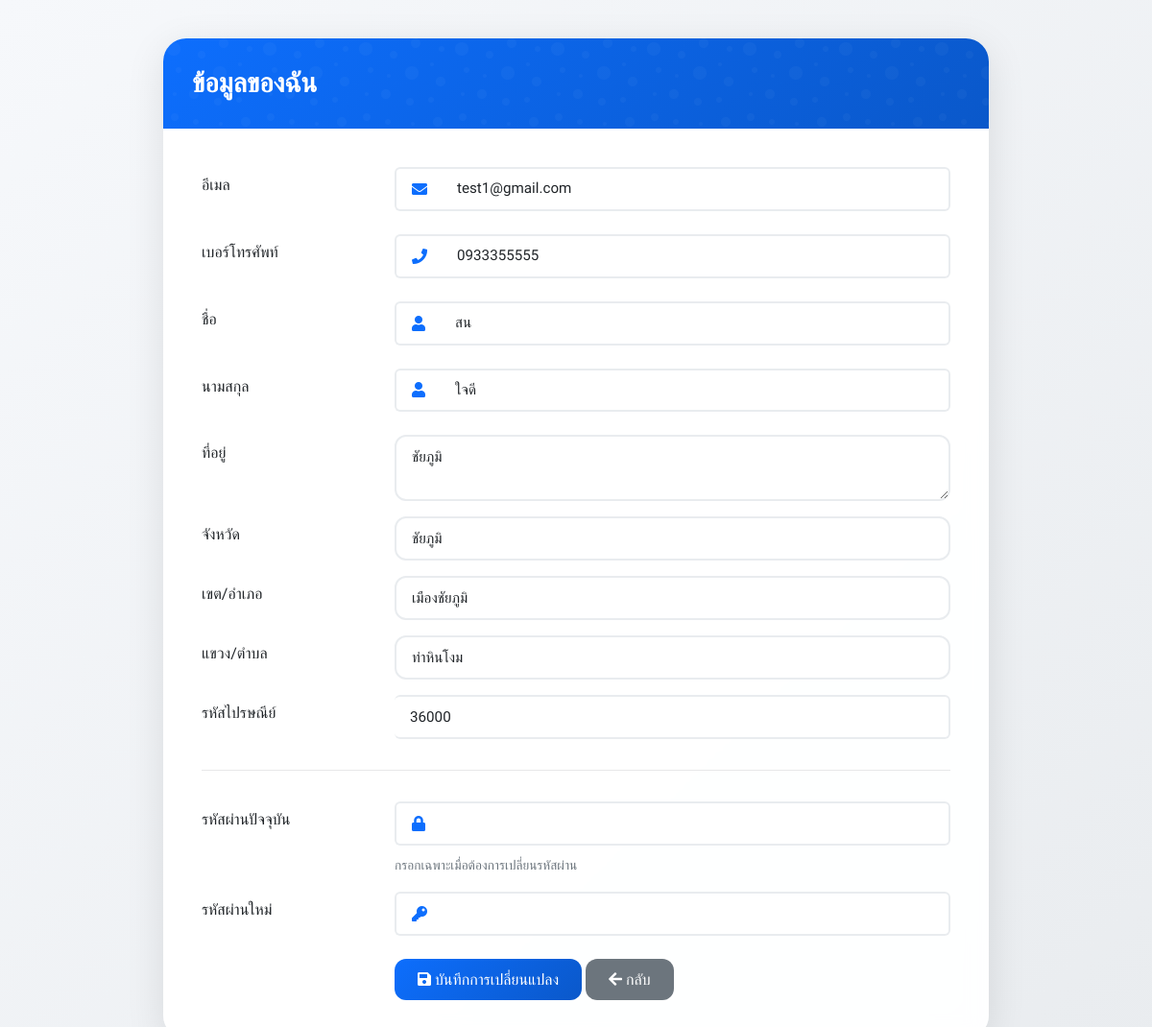
The page /profile.php (signed in) on the database its author committed.
### tables this page shows
CREATE TABLE `users` (
  `user_id` int(11) NOT NULL,
  `email` varchar(100) NOT NULL,
  `password` varchar(255) NOT NULL,
  `phone` varchar(15) DEFAULT NULL,
  `address` text,
  `status` tinyint(1) DEFAULT '2' COMMENT '0=ระงับ, 1=admin, 2=user',
  `created_at` timestamp NOT NULL DEFAULT CURRENT_TIMESTAMP,
  `name` varchar(100) DEFAULT NULL,
  `province` varchar(100) DEFAULT NULL,
  `district` varchar(100) DEFAULT NULL,
  `subdistrict` varchar(100) DEFAULT NULL,
  `zipcode` varchar(5) DEFAULT NULL
);

### profile.php (the view, shortened to what this page needs)
<?php
include 'condb.php';
$user_id = $_SESSION['user_id'];
$sql = "SELECT * FROM users WHERE user_id = ?";
$stmt = $conn->prepare($sql);
$stmt->bind_param("i", $user_id);
$stmt->execute();
$result = $stmt->get_result();
$user = $result->fetch_assoc();
$full_name = $user['name'] ?? '';
$name_parts = explode(' ', $full_name, 2);
$first_name = $name_parts[0] ?? '';
$last_name = $name_parts[1] ?? '';
?>
<!DOCTYPE html>
<html lang="th">
<head>
    <link href="bootstrap/css/bootstrap.min.css" rel="stylesheet">
    <link rel="stylesheet" href="https://cdnjs.cloudflare.com/ajax/libs/font-awesome/5.15.4/css/all.min.css">
</head>
<body>
    <div class="container">
        <div class="profile-container">
            <div class="card">
                <div class="card-header">
                    <h4 class="mb-0">ข้อมูลของฉัน</h4>
                </div>
                <div class="card-body">
                    <form method="POST" action="">
                        <div class="row mb-3">
                            <label class="col-sm-3 col-form-label">อีเมล</label>
                            <div class="col-sm-9">
                                <div class="input-group">
                                    <span class="input-group-text">
                                        <i class="fas fa-envelope"></i>
                                    </span>
                                    <input type="email" class="form-control" name="email"
                                           value="<?= htmlspecialchars($user['email']) ?>" required>
                                </div>
                            </div>
                        </div>
                        <div class="row mb-3">
                            <label class="col-sm-3 col-form-label">เบอร์โทรศัพท์</label>
                            <div class="col-sm-9">
                                <div class="input-group">
                                    <span class="input-group-text">
                                        <i class="fas fa-phone"></i>
                                    </span>
                                    <input type="tel" class="form-control" name="phone"
                                           value="<?= htmlspecialchars($user['phone']) ?>">
                                </div>
                            </div>
                        </div>
                        <div class="row mb-3">
                            <label class="col-sm-3 col-form-label">ชื่อ</label>
                            <div class="col-sm-9">
                                <div class="input-group">
                                    <span class="input-group-text">
                                        <i class="fas fa-user"></i>
                                    </span>
                                    <input type="text" class="form-control" name="first_name"
                                           value="<?= htmlspecialchars($first_name) ?>" required>
                                </div>
                            </div>
                        </div>
                        <div class="row mb-3">
                            <label class="col-sm-3 col-form-label">นามสกุล</label>
                            <div class="col-sm-9">
                                <div class="input-group">
                                    <span class="input-group-text">
                                        <i class="fas fa-user"></i>
                                    </span>
                                    <input type="text" class="form-control" name="last_name"
                                           value="<?= htmlspecialchars($last_name) ?>" required>
                                </div>
                            </div>
                        </div>
                        <div class="row mb-3">
                            <label class="col-sm-3 col-form-label">ที่อยู่</label>
                            <div class="col-sm-9">
                                <textarea class="form-control" name="address" rows="2"><?= htmlspecialchars($user['address'] ?? '') ?></textarea>
                            </div>
                        </div>
                        <div class="row mb-3">
                            <label class="col-sm-3 col-form-label">จังหวัด</label>
                            <div class="col-sm-9">
                                <select class="form-control" name="province" id="province">
                                    <?php if (!empty($user['province'])): ?>
                                        <option value="<?= htmlspecialchars($user['province']) ?>" selected>
                                            <?= htmlspecialchars($user['province']) ?>
                                        </option>
                                    <?php endif; ?>
                                </select>
                            </div>
                        </div>
                        <div class="row mb-3">
                            <label class="col-sm-3 col-form-label">เขต/อำเภอ</label>
                            <div class="col-sm-9">
                                <select class="form-control" name="district" id="district">
                                    <?php if (!empty($user['district'])): ?>
                                        <option value="<?= htmlspecialchars($user['district']) ?>" selected>
                                            <?= htmlspecialchars($user['district']) ?>
                                        </option>
                                    <?php endif; ?>
                                </select>
                            </div>
                        </div>
                        <div class="row mb-3">
                            <label class="col-sm-3 col-form-label">แขวง/ตำบล</label>
                            <div class="col-sm-9">
                                <select class="form-control" name="subdistrict" id="subdistrict">
                                    <?php if (!empty($user['subdistrict'])): ?>
                                        <option value="<?= htmlspecialchars($user['subdistrict']) ?>" selected>
                                            <?= htmlspecialchars($user['subdistrict']) ?>
                                        </option>
                                    <?php endif; ?>
                                </select>
                            </div>
                        </div>
                        <div class="row mb-3">
                            <label class="col-sm-3 col-form-label">รหัสไปรษณีย์</label>
                            <div class="col-sm-9">
                                <input type="text" class="form-control" name="zipcode" id="zipcode"
                                       value="<?= htmlspecialchars($user['zipcode'] ?? '') ?>" readonly>
                            </div>
                        </div>
                        <hr>
                        <div class="row mb-3">
                            <label class="col-sm-3 col-form-label">รหัสผ่านปัจจุบัน</label>
                            <div class="col-sm-9">
                                <div class="input-group">
                                    <span class="input-group-text">
                                        <i class="fas fa-lock"></i>
                                    </span>
                                    <input type="password" class="form-control" name="current_password">
                                </div>
                                <small class="text-muted">กรอกเฉพาะเมื่อต้องการเปลี่ยนรหัสผ่าน</small>
                            </div>
                        </div>
                        <div class="row mb-3">
                            <label class="col-sm-3 col-form-label">รหัสผ่านใหม่</label>
                            <div class="col-sm-9">
                                <div class="input-group">
                                    <span class="input-group-text">
                                        <i class="fas fa-key"></i>
                                    </span>
                                    <input type="password" class="form-control" name="new_password">
                                </div>
                            </div>
                        </div>
                        <div class="row">
                            <div class="col-sm-9 offset-sm-3">
                                <button type="submit" class="btn btn-primary">
                                    <i class="fas fa-save"></i> บันทึกการเปลี่ยนแปลง
                                </button>
                                <?php
                                $return_to = $_GET['return_to'] ?? 'sh_product';
                                $back_url = '';
                                switch($return_to) {
                                    case 'sh_product':
                                    default:
                                        $back_url = 'sh_product.php';
                                        break;
                                }
                                ?>
                                <a href="<?= $back_url ?>" class="btn btn-secondary">
                                    <i class="fas fa-arrow-left"></i> กลับ
                                </a>
                            </div>
                        </div>
                    </form>
                </div>
            </div>
        </div>
    </div>
</body>
</html>

### profile.php (style rules this page uses)
body { background: linear-gradient(135deg, #f6f8fb 0%, #e9ecef 100%); font-family: 'Prompt', sans-serif; min-height: 100vh; }
.profile-container { max-width: 900px; margin: 40px auto; padding: 0 20px; }
.card { border: none; border-radius: 24px; box-shadow: 0 10px 40px rgba(0, 0, 0, 0.1); background: rgba(255, 255, 255, 0.95); backdrop-filter: blur(10px); overflow: hidden; }
.card-header { background: linear-gradient(135deg, #0d6efd 0%, #0a58ca 100%); padding: 30px; border: none; position: relative; }
.card-header::before { content: ''; position: absolute; top: 0; right: 0; bottom: 0; left: 0; opacity: 0.3; }
.card-header h4 { color: white; font-size: 1.75rem; font-weight: 600; margin: 0; position: relative; }
.card-body { padding: 40px; }
.input-group { margin-bottom: 0.5rem; transition: all 0.3s ease; }
.input-group-text { background-color: white; border: 2px solid #e9ecef; border-right: none; color: #0d6efd; padding: 0.6rem 1rem; }
.form-control { border: 2px solid #e9ecef; border-left: none; padding: 0.6rem 1rem; font-size: 0.95rem; }
textarea.form-control { border: 2px solid #e9ecef; border-radius: 12px; }
select.form-control { border: 2px solid #e9ecef; border-radius: 12px; background-color: white; cursor: pointer; }
select.form-control option { padding: 8px; }
.btn { padding: 0.6rem 1.5rem; font-weight: 500; border-radius: 12px; transition: all 0.3s ease; }
.btn-primary { background: linear-gradient(135deg, #0d6efd 0%, #0a58ca 100%); border: none; position: relative; overflow: hidden; }
.btn-secondary { background: #6c757d; border: none; }
.text-muted { font-size: 0.85rem; color: #6c757d !important; }
hr { opacity: 0.1; margin: 2rem 0; }

### rows shown on the page
users: email "test1@gmail.com", phone "0933355555", first_name "สน", last_name "ใจดี", address "ชัยภูมิ", province "ชัยภูมิ", district "เมืองชัยภูมิ", subdistrict "ท่าหินโงม", zipcode "36000"
